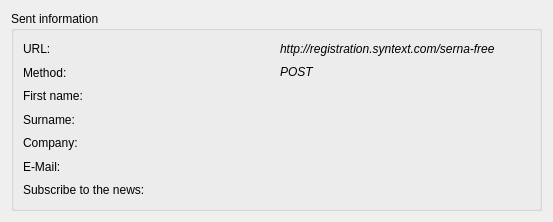
<ui version="4.0" >
 <class>RegistrationDetailsWidgetBase</class>
 <widget class="QWidget" name="RegistrationDetailsWidgetBase" >
  <property name="geometry" >
   <rect>
    <x>0</x>
    <y>0</y>
    <width>553</width>
    <height>222</height>
   </rect>
  </property>
  <property name="windowTitle" >
   <string>Form</string>
  </property>
  <layout class="QVBoxLayout" name="verticalLayout_2" >
   <item>
    <widget class="QGroupBox" name="detailsGroupBox_" >
     <property name="title" >
      <string>Sent information</string>
     </property>
     <layout class="QVBoxLayout" name="verticalLayout" >
      <item>
       <layout class="QGridLayout" name="gridLayout" >
        <item row="0" column="0" >
         <widget class="QLabel" name="urlLabel__" >
          <property name="text" >
           <string>URL:</string>
          </property>
         </widget>
        </item>
        <item row="0" column="1" >
         <widget class="QLabel" name="urlLabel_" >
          <property name="text" >
           <string>&lt;!DOCTYPE HTML PUBLIC "-//W3C//DTD HTML 4.0//EN" "http://www.w3.org/TR/REC-html40/strict.dtd">
&lt;html>&lt;head>&lt;meta name="qrichtext" content="1" />&lt;style type="text/css">
p, li { white-space: pre-wrap; }
&lt;/style>&lt;/head>&lt;body style=" font-family:'Sans Serif'; font-size:9pt; font-weight:400; font-style:normal;">
&lt;p style=" margin-top:0px; margin-bottom:0px; margin-left:0px; margin-right:0px; -qt-block-indent:0; text-indent:0px;">&lt;span style=" font-style:italic;">http://registration.syntext.com/serna-free&lt;/span>&lt;/p>&lt;/body>&lt;/html></string>
          </property>
         </widget>
        </item>
        <item row="1" column="0" >
         <widget class="QLabel" name="methodLabel__" >
          <property name="text" >
           <string>Method:</string>
          </property>
         </widget>
        </item>
        <item row="1" column="1" >
         <widget class="QLabel" name="methodLabel_" >
          <property name="text" >
           <string>&lt;!DOCTYPE HTML PUBLIC "-//W3C//DTD HTML 4.0//EN" "http://www.w3.org/TR/REC-html40/strict.dtd">
&lt;html>&lt;head>&lt;meta name="qrichtext" content="1" />&lt;style type="text/css">
p, li { white-space: pre-wrap; }
&lt;/style>&lt;/head>&lt;body style=" font-family:'Sans Serif'; font-size:9pt; font-weight:400; font-style:normal;">
&lt;p style=" margin-top:0px; margin-bottom:0px; margin-left:0px; margin-right:0px; -qt-block-indent:0; text-indent:0px;">&lt;span style=" font-style:italic;">POST&lt;/span>&lt;/p>&lt;/body>&lt;/html></string>
          </property>
         </widget>
        </item>
        <item row="2" column="0" >
         <widget class="QLabel" name="firstnameLabel__" >
          <property name="text" >
           <string>First name:</string>
          </property>
         </widget>
        </item>
        <item row="2" column="1" >
         <widget class="QLabel" name="firstnameLabel_" >
          <property name="text" >
           <string/>
          </property>
         </widget>
        </item>
        <item row="3" column="0" >
         <widget class="QLabel" name="surnameLabel__" >
          <property name="text" >
           <string>Surname:</string>
          </property>
         </widget>
        </item>
        <item row="3" column="1" >
         <widget class="QLabel" name="surnameLabel_" >
          <property name="text" >
           <string/>
          </property>
         </widget>
        </item>
        <item row="4" column="0" >
         <widget class="QLabel" name="companyLabel__" >
          <property name="text" >
           <string>Company:</string>
          </property>
         </widget>
        </item>
        <item row="4" column="1" >
         <widget class="QLabel" name="companyLabel_" >
          <property name="text" >
           <string/>
          </property>
         </widget>
        </item>
        <item row="5" column="0" >
         <widget class="QLabel" name="emailLabel__" >
          <property name="text" >
           <string>E-Mail:</string>
          </property>
         </widget>
        </item>
        <item row="5" column="1" >
         <widget class="QLabel" name="emailLabel_" >
          <property name="text" >
           <string/>
          </property>
         </widget>
        </item>
        <item row="6" column="0" >
         <widget class="QLabel" name="subscribeNewsLabel__" >
          <property name="text" >
           <string>Subscribe to the news:</string>
          </property>
         </widget>
        </item>
        <item row="6" column="1" >
         <widget class="QLabel" name="subscribeNewsLabel_" >
          <property name="text" >
           <string/>
          </property>
         </widget>
        </item>
       </layout>
      </item>
     </layout>
    </widget>
   </item>
  </layout>
 </widget>
 <resources/>
 <connections/>
</ui>
